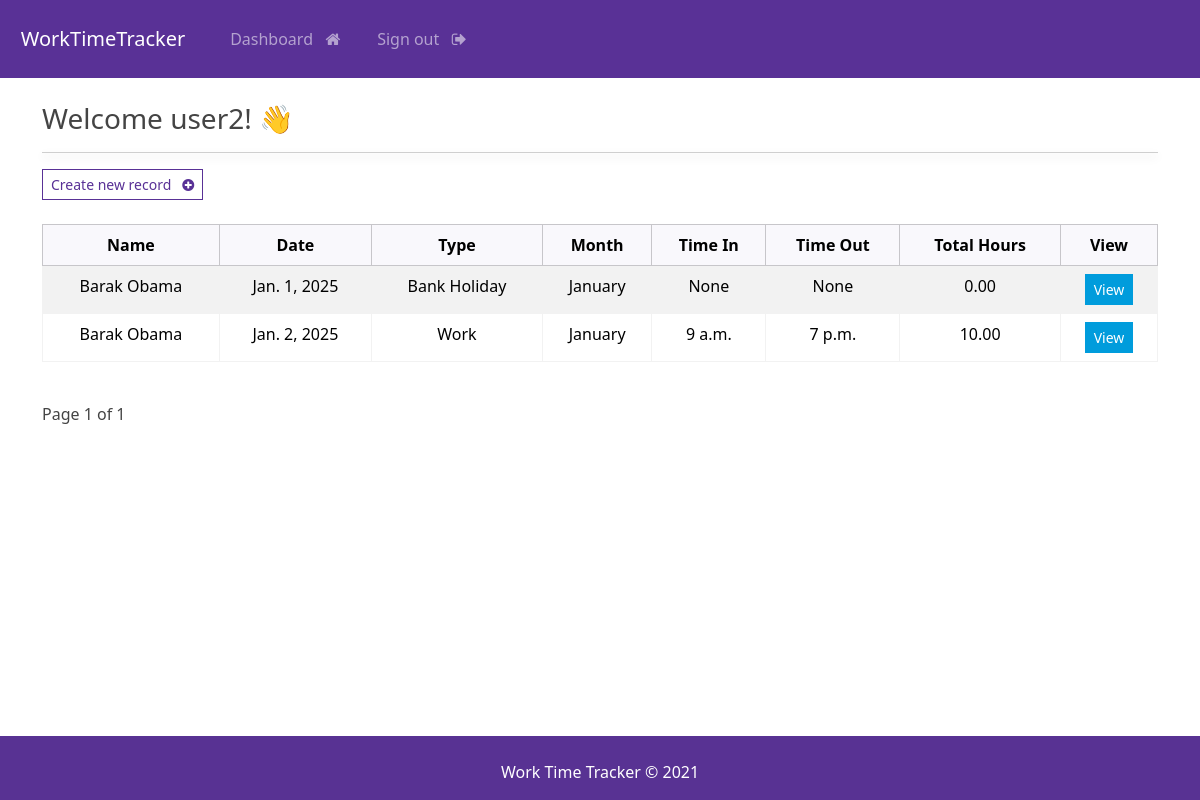
The app's page /dashboard (signed in) with its own data.
### webapp/models.py (models this page shows, shortened)
class Workday(models.Model):
    user = models.ForeignKey(User, on_delete=models.CASCADE)
    WORKDAY_TYPE = [
        ('Work', 'Work'),
        ('Sick Leave', 'Sick Leave'),
        ('Annual Leave', 'Annual Leave'),
        ('Bank Holiday', 'Bank Holiday'),
    ]
    MONTH = [
        ('January', 'January'),
        ('February', 'February'),
        ('March', 'March'),
        ('April', 'April'),
        ('May', 'May'),
        ('June', 'June'),
        ('July', 'July'),
        ('August', 'August'),
        ('September', 'September'),
        ('October', 'October'),
        ('November', 'November'),
        ('December', 'December'),
    ]
    id = models.AutoField(primary_key=True)
    firstname = models.CharField(max_length=100)
    lastname = models.CharField(max_length=100)
    date = models.DateField()
    month = models.CharField(
        max_length=20,
        choices=MONTH,
        default=get_current_month,
    )
    workday_type = models.CharField(
        max_length=20,
        choices=WORKDAY_TYPE,
        default='Work',
    )
    time_in = models.TimeField(blank=True, null=True)
    time_out = models.TimeField(blank=True, null=True)
    @property
    def total_hours(self):
        if self.time_in and self.time_out:
            time_in_dt = datetime.combine(date.today(), self.time_in)
            time_out_dt = datetime.combine(date.today(), self.time_out)
            time_diff = time_out_dt - time_in_dt
            return time_diff.total_seconds() / 3600  # Convert seconds to hours
        return 0

### webapp/views.py (the view)
# urls.py: path('dashboard', views.dashboard, name="dashboard"),
@login_required(login_url='login')
def dashboard(request):
    if request.user.is_superuser:
        records_list = Workday.objects.all()  # Superuser sees all records
    else:
        records_list = Workday.objects.filter(user=request.user)  # Regular users see their records only
    paginator = Paginator(records_list, 3)  # Showing 3 records per page
    page = request.GET.get('page', 1)
    try:
        records = paginator.page(page)
    except PageNotAnInteger:
        records = paginator.page(1)
    except EmptyPage:
        records = paginator.page(paginator.num_pages)
    context = {
        'records': records,
        'page_title': 'Dashboard'
    }
    return render(request, 'webapp/dashboard.html', context=context)

### webapp/templates/webapp/dashboard.html (shortened to what this page needs)
{% extends 'webapp/base.html' %}
{% block content %}
<h3> Welcome {{user}}! 👋 </h3>
<hr>
<a class="btn btn-outline-primary btn-sm" href="{% url 'create-record' %}">Create new record &nbsp; <i
        class="fa fa-plus-circle" aria-hidden="true"></i></a>
<br><br>
<table class="table table-hover table-striped  table-bordered text-center">
    <thead class="table-light">
        <tr>
            <th scope="col">Name</th>
            <th scope="col">Date</th>
            <th scope="col">Type</th>
            <th scope="col">Month</th>
            <th scope="col">Time In</th>
            <th scope="col">Time Out</th>
            <th scope="col">Total Hours</th>
            <th scope="col">View</th>
        </tr>
    </thead>
    <tbody>
        {% if records %}
        {% for record in records %}
        <tr>
            <td>{{ record.firstname }} {{ record.lastname }}</td>
            <td>{{ record.date }}</td>
            <td>{{ record.get_workday_type_display }}</td>
            <td>{{ record.get_month_display }}</td>
            <td>{{ record.time_in }}</td>
            <td>{{ record.time_out }}</td>
            <td>{{ record.total_hours|floatformat:2 }}</td>
            <td>
                <a href="{% url 'view-record' record.id %}" class="btn btn-info btn-sm">View</a>
        </tr>
        {% endfor %}
        {% endif %}
    </tbody>
</table>
<br>
<div class="pagination">
    <span class="step-links">
        <span class="current">
            Page {{ records.number }} of {{ records.paginator.num_pages }}
        </span>
    </span>
</div>
{% endblock %}

### static/css/styles.css (style rules this page uses)
hr { box-shadow: 0 4px 10px rgba(0.8, 0.8, 0.8, 0.8); }
a { text-decoration: none; }

### records on screen
Workday: firstname "Barak", lastname "Obama", date "Jan. 1, 2025", workday_type "Bank Holiday", month "January", time_in "None", time_out "None", total_hours "0.00"
Workday: firstname "Barak", lastname "Obama", date "Jan. 2, 2025", workday_type "Work", month "January", time_in "9 a.m.", time_out "7 p.m.", total_hours "10.00"

### other values on screen
{{ user }} "user2"
{{ records.number }} "1"
{{ records.paginator.num_pages }} "1"
